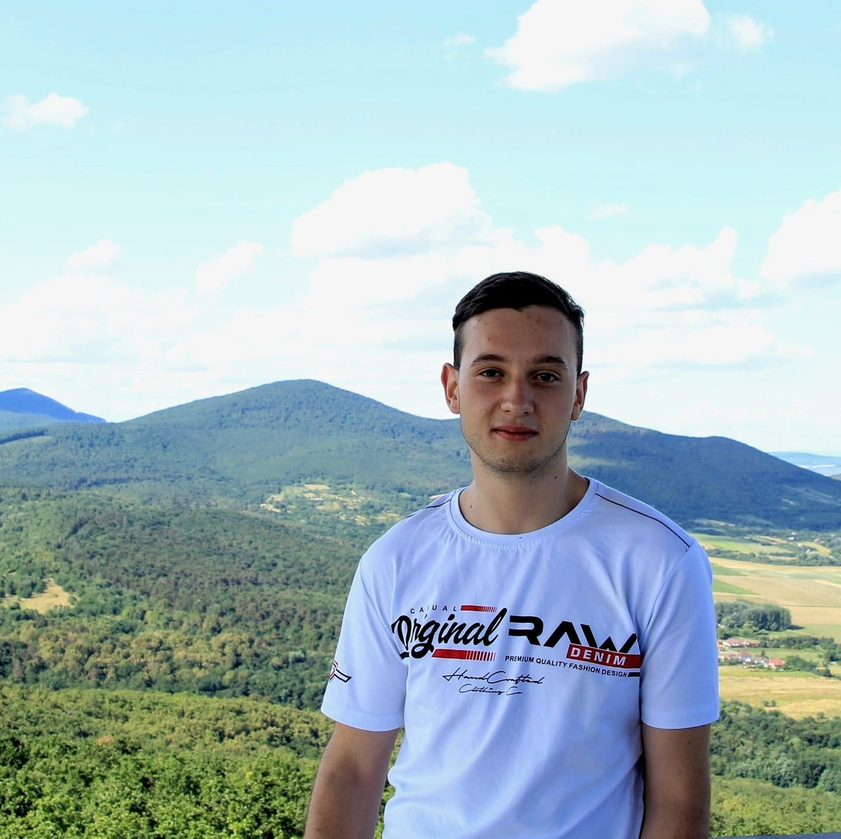
#> input picture mesteri/2. felev/orvosikepf/zh feladatok/input.png, 841 x 839 px, shrunk from 1440 x 1435 before the run
$ python 13.py
#> lines starting #> are read from the running program, lines starting #| are printed output that depends on the picture
# Szűrők összehasonlítása. Az IBPF, BBPF és GBPF, illetve a IBSF, BBSF és GBSF összehasonlítása páronkénti különbségképek segítségével. Az OpenCV függvénykönyvtár minden függvénye használható.

import cv2
import numpy as np
import os
import matplotlib.pyplot as plt

def create_band_masks(rows, cols, d0, w, n):
    u = np.arange(rows) - rows / 2
    v = np.arange(cols) - cols / 2
    U, V = np.meshgrid(v, u)
    D = np.sqrt(U**2 + V**2)

    ibpf = ((D >= d0 - w / 2) & (D <= d0 + w / 2)).astype(np.float32)
    ibsf = 1.0 - ibpf

    D_diff = D**2 - d0**2
    D_diff_safe = np.where(D_diff == 0, 1e-10, D_diff)
    D_safe = np.where(D == 0, 1e-10, D)

    bbsf = 1.0 / (1.0 + ((D * w) / D_diff_safe)**(2 * n))
    bbpf = 1.0 - bbsf

    gbpf = np.exp(-((D**2 - d0**2) / (D_safe * w))**2)
    gbsf = 1.0 - gbpf

    return ibpf, bbpf, gbpf, ibsf, bbsf, gbsf

def apply_mask(image, mask):
    f = np.fft.fft2(image)
    fshift = np.fft.fftshift(f)
    fshift_filtered = fshift * mask
    f_ishift = np.fft.ifftshift(fshift_filtered)
    img_back = np.fft.ifft2(f_ishift)
    return np.abs(img_back).astype(np.float32)

def main():
    file_path = os.path.join(os.path.dirname(os.path.abspath(__file__)), 'input.png')
    img = cv2.imread(file_path, cv2.IMREAD_GRAYSCALE)
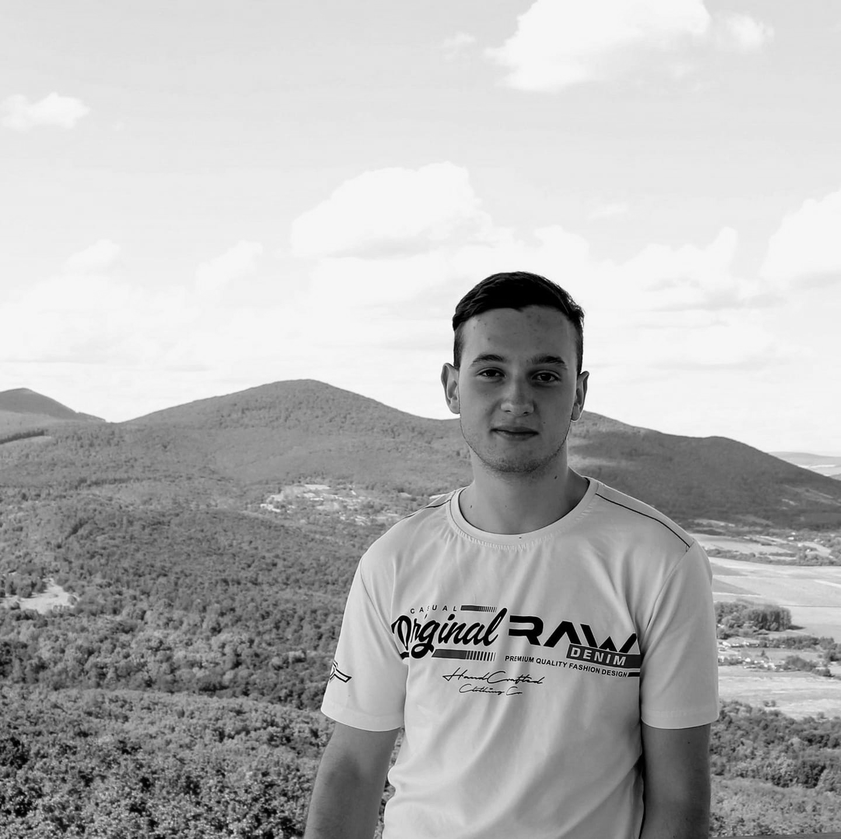
#> img: shape (839, 841); min 0, max 255, mean 180.4
    if img is None:
        print(f"Nem sikerült betölteni a képet: {file_path}")
        return

    rows, cols = img.shape
#> rows = 839; cols = 841
    d0 = 40.0
    w = 20.0
    n = 2

    ibpf, bbpf, gbpf, ibsf, bbsf, gbsf = create_band_masks(rows, cols, d0, w, n)

    res_ibpf = apply_mask(img, ibpf)
    res_bbpf = apply_mask(img, bbpf)
    res_gbpf = apply_mask(img, gbpf)

    res_ibsf = apply_mask(img, ibsf)
#> in apply_mask (call 4), `return np.abs(img_back).astype(np.float32)`:
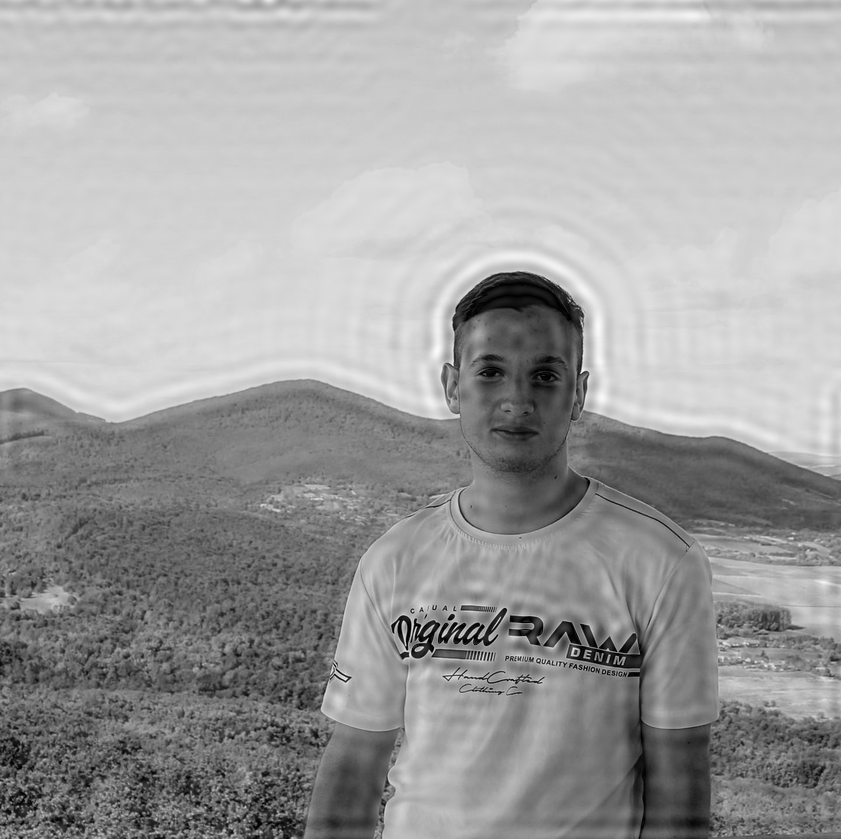
#> returned value: shape (839, 841) float32; min 0.361, max 288.2, mean 180.5; drawn with min black and max white
    res_bbsf = apply_mask(img, bbsf)
    res_gbsf = apply_mask(img, gbsf)

    diff_pass_ibpf_bbpf = np.clip(cv2.absdiff(res_ibpf, res_bbpf), 0, 255).astype(np.uint8)
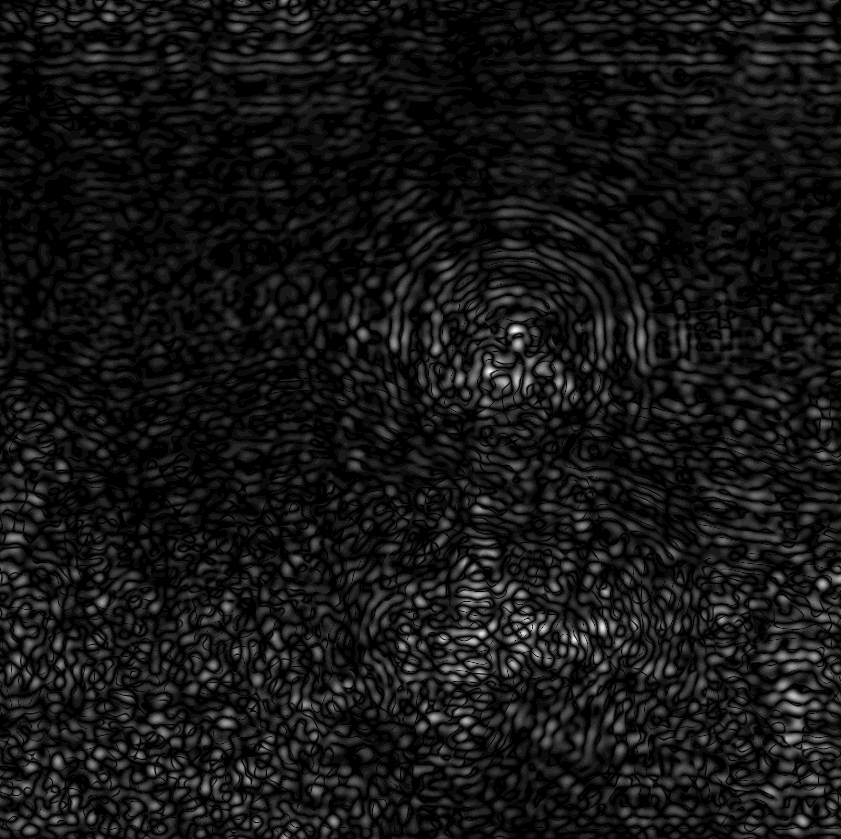
#> diff_pass_ibpf_bbpf: shape (839, 841); min 0, max 20, mean 1.71; drawn with min black and max white
    diff_pass_ibpf_gbpf = np.clip(cv2.absdiff(res_ibpf, res_gbpf), 0, 255).astype(np.uint8)
    diff_pass_bbpf_gbpf = np.clip(cv2.absdiff(res_bbpf, res_gbpf), 0, 255).astype(np.uint8)
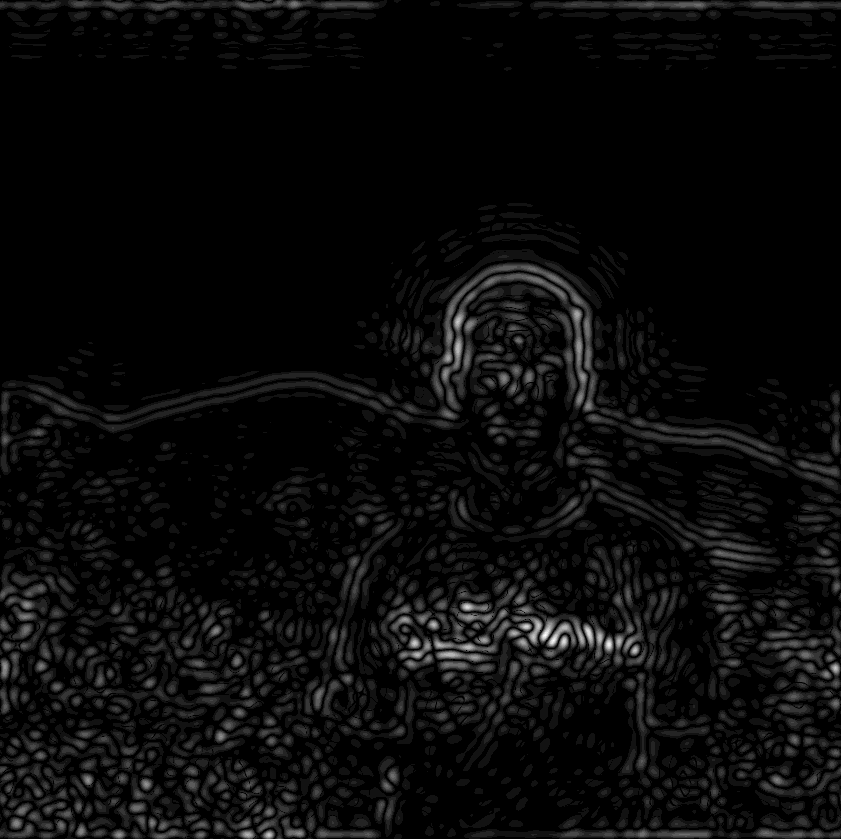
#> diff_pass_bbpf_gbpf: shape (839, 841); min 0, max 14, mean 0.562; drawn with min black and max white

    diff_stop_ibsf_bbsf = np.clip(cv2.absdiff(res_ibsf, res_bbsf), 0, 255).astype(np.uint8)
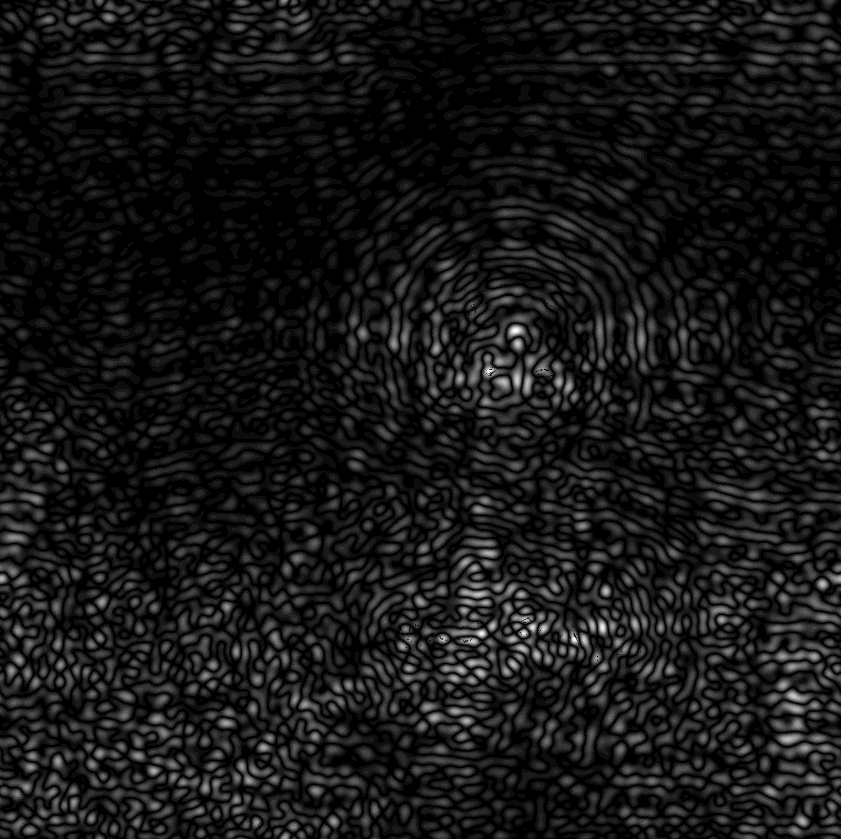
#> diff_stop_ibsf_bbsf: shape (839, 841); min 0, max 19, mean 1.72; drawn with min black and max white
    diff_stop_ibsf_gbsf = np.clip(cv2.absdiff(res_ibsf, res_gbsf), 0, 255).astype(np.uint8)
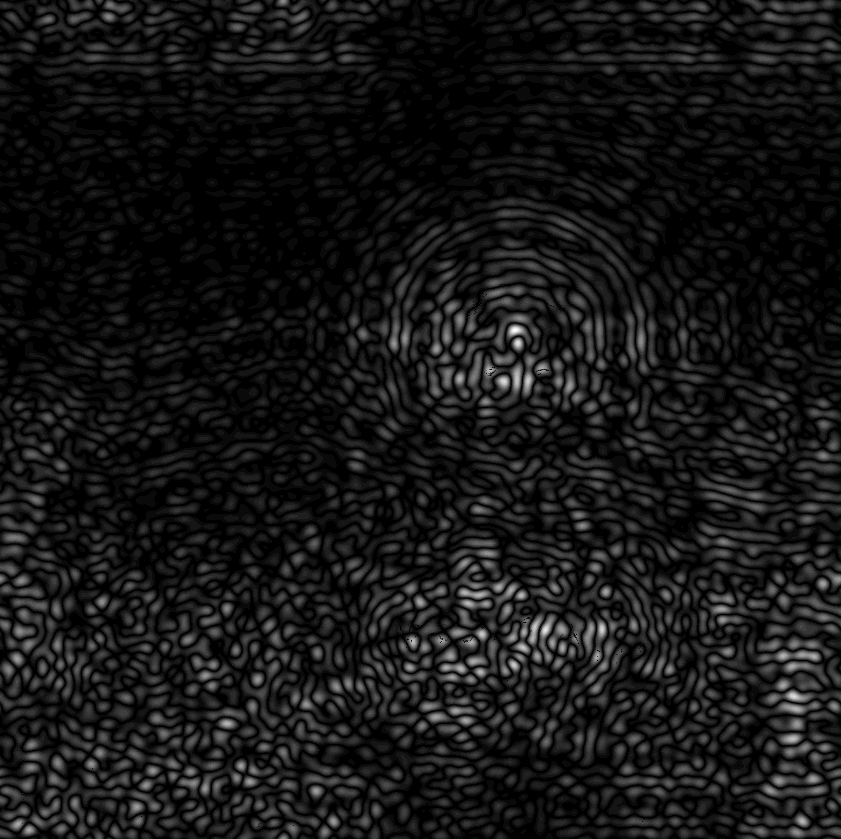
#> diff_stop_ibsf_gbsf: shape (839, 841); min 0, max 24, mean 2.1; drawn with min black and max white
    diff_stop_bbsf_gbsf = np.clip(cv2.absdiff(res_bbsf, res_gbsf), 0, 255).astype(np.uint8)

    plt.figure(figsize=(15, 10))

    plt.subplot(2, 3, 1)
    plt.imshow(diff_pass_ibpf_bbpf, cmap='gray')
    plt.title('IBPF - BBPF különbség')
    plt.axis('off')

    plt.subplot(2, 3, 2)
    plt.imshow(diff_pass_ibpf_gbpf, cmap='gray')
    plt.title('IBPF - GBPF különbség')
    plt.axis('off')

    plt.subplot(2, 3, 3)
    plt.imshow(diff_pass_bbpf_gbpf, cmap='gray')
    plt.title('BBPF - GBPF különbség')
    plt.axis('off')

    plt.subplot(2, 3, 4)
    plt.imshow(diff_stop_ibsf_bbsf, cmap='gray')
    plt.title('IBSF - BBSF különbség')
    plt.axis('off')

    plt.subplot(2, 3, 5)
    plt.imshow(diff_stop_ibsf_gbsf, cmap='gray')
    plt.title('IBSF - GBSF különbség')
    plt.axis('off')

    plt.subplot(2, 3, 6)
    plt.imshow(diff_stop_bbsf_gbsf, cmap='gray')
    plt.title('BBSF - GBSF különbség')
    plt.axis('off')

    plt.tight_layout()
    plt.show()

if __name__ == '__main__':
    main()
